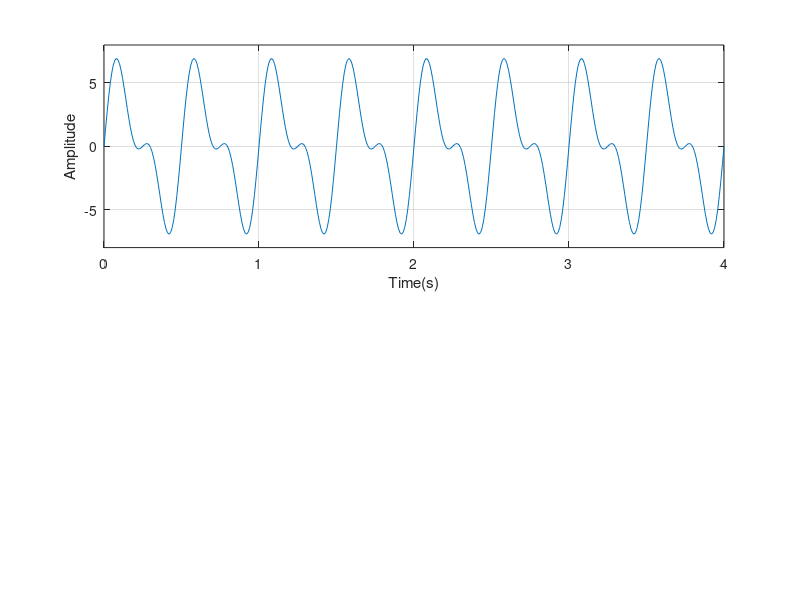

Here is the MATLAB script that generated this plot:
dt=1/100;
et=4;
t=0:dt:et;
y=3*sin(4*2*pi*t)+5*sin(2*2*pi*t);

subplot(2,1,1);
plot(t,y); grid on
axis([0 et -8 8]);
xlabel('Time(s)');
ylabel('Amplitude');


